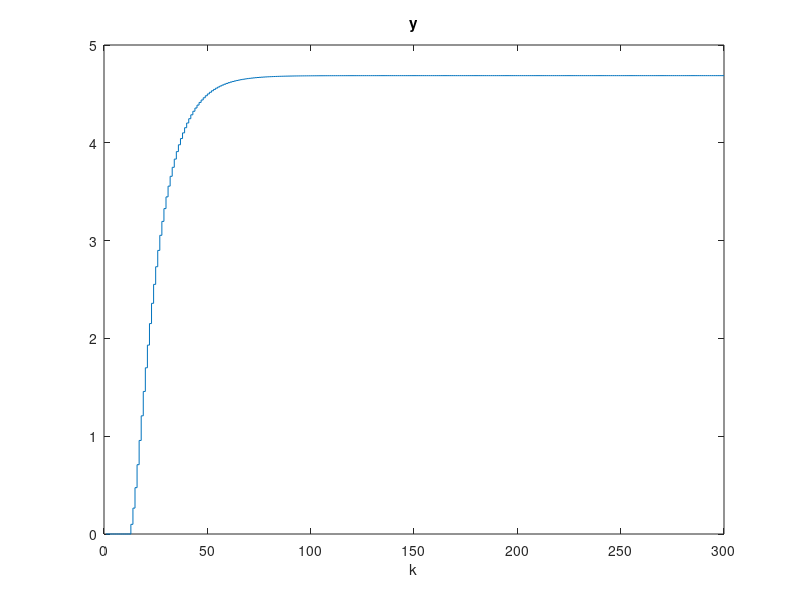
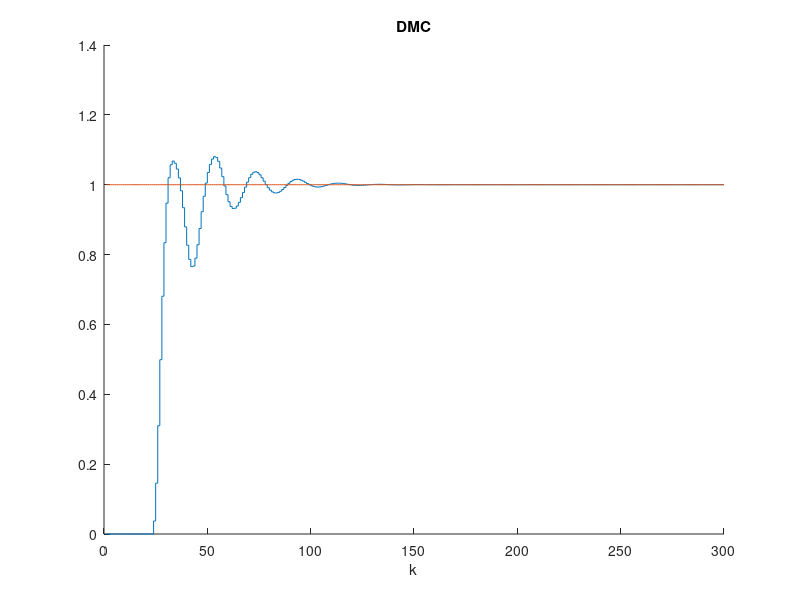

The MATLAB source for these figures, in order:
%Michał Stolarz
%Zad nr 5

%##########Odpowiedź skokowa obiektu###############

kk=300 %koniec symulacji 

x=1:kk
y=zeros(kk,1);
u=zeros(kk,1);

%warunki pocztkowe 
u(1:12)=0; 
y(1:12)=0; 
u(1:12)=1; 
u(13:kk)=1;  

for k=13:kk; %główna petla symulacyjna 
%symulacja obiektu 
     y(k)=1.677*y(k-1)-0.6981*y(k-2)+0.0524*u(k-11)+0.04649*u(k-12); 
end; 

%wyniki symulacji
figure;
stairs(x,y); 
title("y");
xlabel("k");
hold off



% Wektor z rzędnymi odpowiedzi skokowych obiektu

s = y;

% Horyzonty
D=80

N=D
Nu=D
% Współczynnik kary za przyrosty sterowania

lambda=1; 

% Generacja macierzy

M=zeros(N,Nu);
for i=1:N
   for j=1:Nu
      if (i>=j)
         M(i,j)=s(i-j+1);
      end;
   end;
end;

MP=zeros(N,D-1);
for i=1:N
   for j=1:D-1
      if i+j<=D
         MP(i,j)=s(i+j)-s(j);
      else
         MP(i,j)=s(D)-s(j);
      end;      
   end;
end;

% Obliczanie parametrów regulatora

I=eye(Nu);
K=((M'*M+lambda*I)^-1)*M';

y_zad = ones(kk,1);
y_model = zeros(kk,1);
d_u=zeros(N,1);
d_u_stare = zeros(D,1);
u = zeros(Nu,1);

for k=13:kk; %główna petla symulacyjna 
   
   y_model(k)=1.677*y_model(k-1)-0.6981*y_model(k-2)+0.0524*u(k-11)+0.04649*u(k-12); %odpowiedź modelu na sterowanie 
  
   d_u = K*(y_zad(1)*ones(N,1)- y_model(k)*ones(N,1) -MP*d_u_stare(1:D-1)); %zmiana sterowania
   
   d_u_stare(2:end)=d_u_stare(1:end-1);%przesuniecie
   d_u_stare(1) = d_u(1);
   
   u(k)=u(k-1)+d_u(1); %sterowanie
   
end

%wyniki symulacji
figure
hold on
stairs(y_model);
stairs(y_zad) 
title("DMC");
xlabel("k");
hold off
